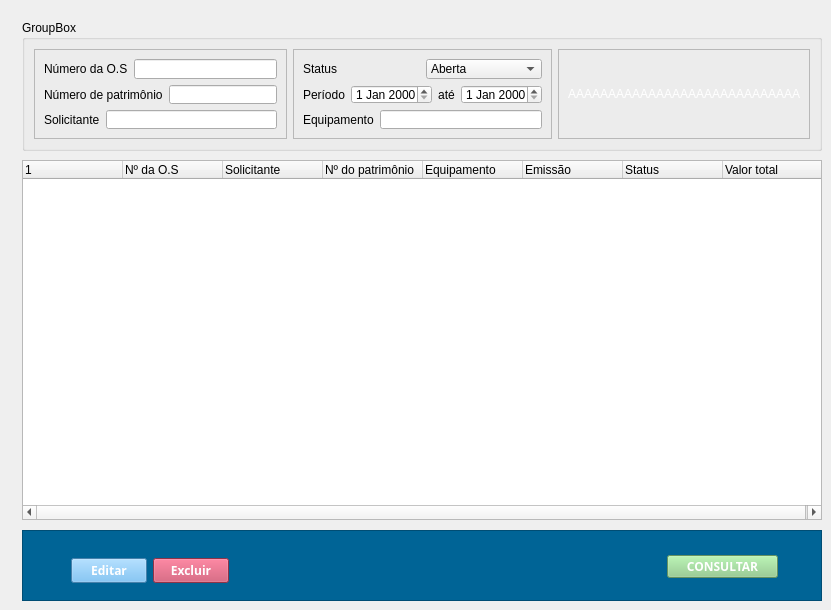
      <widget class="QWidget" name="pg_consultar">
       <widget class="QGroupBox" name="groupBox">
        <property name="geometry">
         <rect>
          <x>22</x>
          <y>20</y>
          <width>800</width>
          <height>131</height>
         </rect>
        </property>
        <property name="title">
         <string>GroupBox</string>
        </property>
        <layout class="QHBoxLayout" name="horizontalLayout_15">
         <item>
          <widget class="QFrame" name="frame_2">
           <property name="sizePolicy">
            <sizepolicy hsizetype="Fixed" vsizetype="Preferred">
             <horstretch>0</horstretch>
             <verstretch>0</verstretch>
            </sizepolicy>
           </property>
           <property name="frameShape">
            <enum>QFrame::StyledPanel</enum>
           </property>
           <property name="frameShadow">
            <enum>QFrame::Raised</enum>
           </property>
           <layout class="QVBoxLayout" name="verticalLayout_4">
            <item>
             <layout class="QHBoxLayout" name="horizontalLayout_9">
              <item>
               <widget class="QLabel" name="label_10">
                <property name="text">
                 <string>Número da O.S</string>
                </property>
               </widget>
              </item>
              <item>
               <widget class="QLineEdit" name="txt_num_os_consulta"/>
              </item>
             </layout>
            </item>
            <item>
             <layout class="QHBoxLayout" name="horizontalLayout_10">
              <item>
               <widget class="QLabel" name="label_17">
                <property name="text">
                 <string>Número de patrimônio</string>
                </property>
               </widget>
              </item>
              <item>
               <widget class="QLineEdit" name="txt_num_patrimonio_consulta"/>
              </item>
             </layout>
            </item>
            <item>
             <layout class="QHBoxLayout" name="horizontalLayout_14">
              <item>
               <widget class="QLabel" name="label_19">
                <property name="text">
                 <string>Solicitante</string>
                </property>
               </widget>
              </item>
              <item>
               <widget class="QLineEdit" name="txt_solicitante_consulta"/>
              </item>
             </layout>
            </item>
           </layout>
          </widget>
         </item>
         <item>
          <widget class="QFrame" name="frame_3">
           <property name="sizePolicy">
            <sizepolicy hsizetype="Fixed" vsizetype="Preferred">
             <horstretch>0</horstretch>
             <verstretch>0</verstretch>
            </sizepolicy>
           </property>
           <property name="frameShape">
            <enum>QFrame::StyledPanel</enum>
           </property>
           <property name="frameShadow">
            <enum>QFrame::Raised</enum>
           </property>
           <layout class="QVBoxLayout" name="verticalLayout_5">
            <item>
             <layout class="QHBoxLayout" name="horizontalLayout_13">
              <item>
               <widget class="QLabel" name="label_11">
                <property name="text">
                 <string>Status</string>
                </property>
               </widget>
              </item>
              <item>
               <widget class="QComboBox" name="cb_status_consulta">
                <item>
                 <property name="text">
                  <string>Aberta</string>
                 </property>
                </item>
                <item>
                 <property name="text">
                  <string>Fechada</string>
                 </property>
                </item>
               </widget>
              </item>
             </layout>
            </item>
            <item>
             <layout class="QHBoxLayout" name="horizontalLayout_11">
              <item>
               <widget class="QLabel" name="label_15">
                <property name="text">
                 <string>Período</string>
                </property>
               </widget>
              </item>
              <item>
               <widget class="QDateEdit" name="dt_periodo_consulta"/>
              </item>
              <item>
               <widget class="QLabel" name="label_18">
                <property name="text">
                 <string>até</string>
                </property>
                <property name="alignment">
                 <set>Qt::AlignCenter</set>
                </property>
               </widget>
              </item>
              <item>
               <widget class="QDateEdit" name="dateEdit_2"/>
              </item>
             </layout>
            </item>
            <item>
             <layout class="QHBoxLayout" name="horizontalLayout_12">
              <item>
               <widget class="QLabel" name="label_16">
                <property name="text">
                 <string>Equipamento</string>
                </property>
               </widget>
              </item>
              <item>
               <widget class="QLineEdit" name="txt_equipamento_consulta"/>
              </item>
             </layout>
            </item>
           </layout>
          </widget>
         </item>
         <item>
          <widget class="QFrame" name="frame_4">
           <property name="sizePolicy">
            <sizepolicy hsizetype="Fixed" vsizetype="Preferred">
             <horstretch>0</horstretch>
             <verstretch>0</verstretch>
            </sizepolicy>
           </property>
           <property name="frameShape">
            <enum>QFrame::StyledPanel</enum>
           </property>
           <property name="frameShadow">
            <enum>QFrame::Raised</enum>
           </property>
           <layout class="QVBoxLayout" name="verticalLayout_6">
            <item>
             <widget class="QLabel" name="label_20">
              <property name="text">
               <string>&lt;html&gt;&lt;head/&gt;&lt;body&gt;&lt;p&gt;&lt;span style=&quot; color:#ffffff;&quot;&gt;AAAAAAAAAAAAAAAAAAAAAAAAAAAAA&lt;/span&gt;&lt;/p&gt;&lt;/body&gt;&lt;/html&gt;</string>
              </property>
              <property name="alignment">
               <set>Qt::AlignCenter</set>
              </property>
             </widget>
            </item>
           </layout>
          </widget>
         </item>
        </layout>
       </widget>
       <widget class="QFrame" name="frame_5">
        <property name="geometry">
         <rect>
          <x>22</x>
          <y>530</y>
          <width>800</width>
          <height>71</height>
         </rect>
        </property>
        <property name="styleSheet">
         <string notr="true">background-color: rgb(0, 100, 150);</string>
        </property>
        <property name="frameShape">
         <enum>QFrame::StyledPanel</enum>
        </property>
        <property name="frameShadow">
         <enum>QFrame::Raised</enum>
        </property>
        <widget class="QPushButton" name="btn_consultar">
         <property name="geometry">
          <rect>
           <x>645</x>
           <y>25</y>
           <width>111</width>
           <height>23</height>
          </rect>
         </property>
         <property name="font">
          <font>
           <family>Microsoft JhengHei</family>
           <pointsize>9</pointsize>
           <weight>75</weight>
           <bold>true</bold>
          </font>
         </property>
         <property name="styleSheet">
          <string notr="true">QPushButton{
	
	background-color: rgb(140, 205, 135);
	color: rgb(255, 255, 255);
	
}

QPushButton:hover{
	
	background-color: rgb(200, 200, 200);
	color: rgb(0, 100, 150)

}</string>
         </property>
         <property name="text">
          <string>CONSULTAR</string>
         </property>
        </widget>
        <widget class="QWidget" name="layoutWidget">
         <property name="geometry">
          <rect>
           <x>49</x>
           <y>25</y>
           <width>158</width>
           <height>31</height>
          </rect>
         </property>
         <layout class="QHBoxLayout" name="horizontalLayout_16">
          <item>
           <widget class="QPushButton" name="btn_editar">
            <property name="font">
             <font>
              <family>Microsoft JhengHei</family>
              <pointsize>9</pointsize>
              <weight>75</weight>
              <bold>true</bold>
             </font>
            </property>
            <property name="styleSheet">
             <string notr="true">QPushButton{
	
	background-color: rgb(100, 180, 240);
	color: rgb(255, 255, 255);
	
}

QPushButton:hover{
	
	background-color: rgb(200, 200, 200);
	color: rgb(0, 100, 150)

}</string>
            </property>
            <property name="text">
             <string>Editar</string>
            </property>
           </widget>
          </item>
          <item>
           <widget class="QPushButton" name="btn_excluir">
            <property name="font">
             <font>
              <family>Microsoft JhengHei</family>
              <pointsize>9</pointsize>
              <weight>75</weight>
              <bold>true</bold>
             </font>
            </property>
            <property name="styleSheet">
             <string notr="true">QPushButton{
	
	background-color: rgb(200, 70, 100);
	color: rgb(255, 255, 255);
	
}

QPushButton:hover{
	
	background-color: rgb(200, 200, 200);
	color: rgb(0, 100, 150)

}</string>
            </property>
            <property name="text">
             <string>Excluir</string>
            </property>
           </widget>
          </item>
         </layout>
        </widget>
       </widget>
       <widget class="QTreeWidget" name="treeWidget">
        <property name="geometry">
         <rect>
          <x>22</x>
          <y>160</y>
          <width>800</width>
          <height>360</height>
         </rect>
        </property>
        <column>
         <property name="text">
          <string/>
         </property>
        </column>
        <column>
         <property name="text">
          <string>Nº da O.S</string>
         </property>
        </column>
        <column>
         <property name="text">
          <string>Solicitante</string>
         </property>
        </column>
        <column>
         <property name="text">
          <string>Nº do patrimônio</string>
         </property>
        </column>
        <column>
         <property name="text">
          <string>Equipamento</string>
         </property>
        </column>
        <column>
         <property name="text">
          <string>Emissão</string>
         </property>
        </column>
        <column>
         <property name="text">
          <string>Status</string>
         </property>
        </column>
        <column>
         <property name="text">
          <string>Valor total</string>
         </property>
        </column>
        <column>
         <property name="text">
          <string/>
         </property>
        </column>
       </widget>
      </widget>
